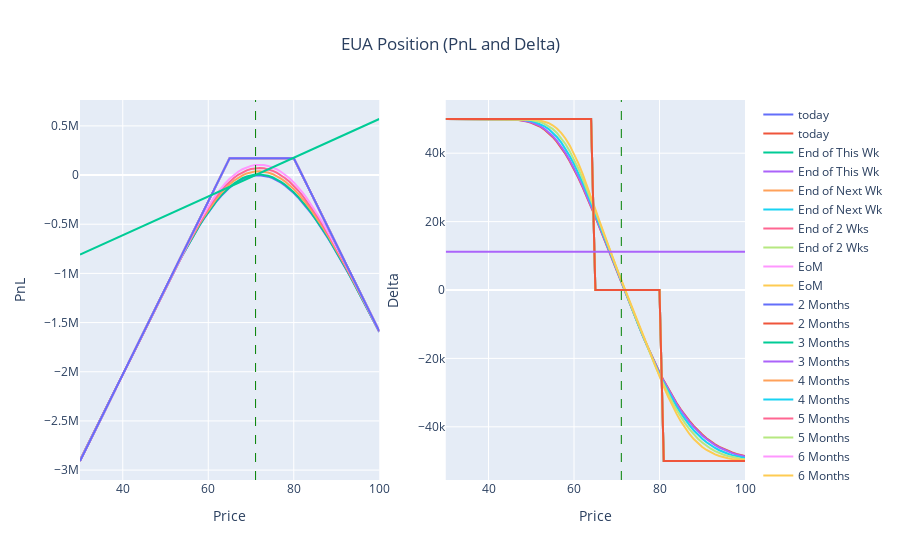

The notebook cell saved with this chart:
### Code cell
fig = make_subplots(rows=1, cols=2)
for i in range(0,len(fig_d.data)):
    fig.add_trace(fig_p.data[i], row=1, col=1)
    fig.add_trace(fig_d.data[i], row=1, col=2)

fig.update_layout(title={'text': 'Cal26_N Position (PnL and Delta)','x': 0.5,'xanchor': 'center'})

fig.update_xaxes(title_text="Price", row=1, col=1)
fig.update_yaxes(title_text="PnL", row=1, col=1)
fig.update_xaxes(title_text="Price", row=1, col=2)
fig.update_yaxes(title_text="Delta", row=1, col=2)

fig.add_vline(x=current_spot, line_width=1, line_dash="dash", line_color="green")

fig.show()
